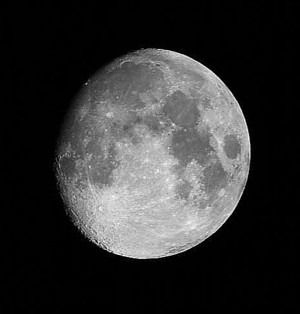
//> input picture HW3/moon.jpg, 300 x 314 px, given in place of moon.png, which was not available
$ ./assignment4_21800147   (built with g++ and OpenCV 4)
//> lines starting //> are read from the running program, lines starting //| are printed output that depends on the picture; after the words box and inside, x2 and y2 are one past the last pixel; in counts of white or black regions, pixels touching at a corner belong together; pictures that were not available may be replaced by others from this repository, and a replacement may not be noted
#include "cv.hpp"
#include <iostream>

using namespace cv;
using namespace std;

Mat drawHistogram(Mat src){
    Mat hist, histImage;

    int hist_w, hist_h, bin_w, histSize;
    float range[] = {0, 256};
    const float* histRange = { range };

    hist_w = 512;
    hist_h = 512;
    histSize = 16;
    bin_w = cvRound((double)hist_w / histSize);

    histImage = Mat(hist_h, hist_w, CV_8U, Scalar(255, 255, 255));

    calcHist(&src, 1, 0, Mat(), hist, 1, &histSize, &histRange);

    normalize(hist, hist, 0, histImage.rows, NORM_MINMAX, -1, Mat());

    for(int i = 0; i < histSize; i++){
        rectangle(histImage, Point(bin_w * i, hist_h), Point(bin_w * i+hist_w/histSize, hist_h - cvRound(hist.at<float>(i))), Scalar(0, 0, 0), -1);
    }

    return histImage;
}

Mat drawHistogram_text(Mat src){
    Mat hist;

    int hist_w, hist_h, bin_w, histSize;
    float range[] = {0, 256};
    const float* histRange = { range };

    hist_w = src.cols;
    hist_h = src.rows;
    histSize = 8;
    bin_w = cvRound((double)hist_w / histSize);

    calcHist(&src, 1, 0, Mat(), hist, 1, &histSize, &histRange);

    for(int i = 0; i < histSize; i++){
        hist.at<float>(i) = hist.at<float>(i)/(hist_w*hist_h);
        string str = "bin " + to_string(i+1) + " : " + to_string(hist.at<float>(i));
        putText(src, str, Point(5, 25 + (25*i)), FONT_HERSHEY_SIMPLEX, 0.4, Scalar(255, 255, 255), 1);
    }

    return src;
}

int main(){

    Mat image, hist_equalized_image;

    image = imread("moon.png", 0);
//> image is the input picture: 314 rows x 300 cols, CV_8UC1; min 0, max 251, mean 49.8
    if(!image.data) exit(1);

    equalizeHist(image, hist_equalized_image);
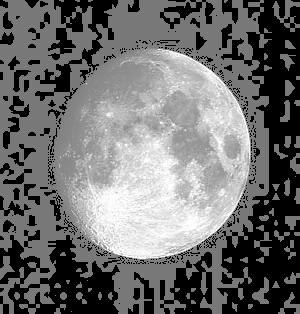
//> hist_equalized_image: 314 rows x 300 cols, CV_8UC1; min 0, max 255, mean 109.8

    Mat hist_graph, hist_equalized_graph;
    hist_graph = drawHistogram(image);
//> in drawHistogram, `calcHist(&src, 1, 0, Mat(), hist, 1, &histSize, &histRange);`: hist = [61895, 506, 470, 674, 1051, 1486, 3401, 4143, 3466, 3225, 4325, 5134, 3280, 945, 176, 23]
//> in drawHistogram, `normalize(hist, hist, 0, histImage.rows, NORM_MINMAX, -1, Mat());`: hist = [512, 4, 3.7, 5.39, 8.51, 12.11, 27.95, 34.09, 28.49, 26.5, 35.6, 42.29, 26.95, 7.63, 1.27, 0]
//> after the loop in drawHistogram, `for(int i = 0; i < histSize; i++)`:
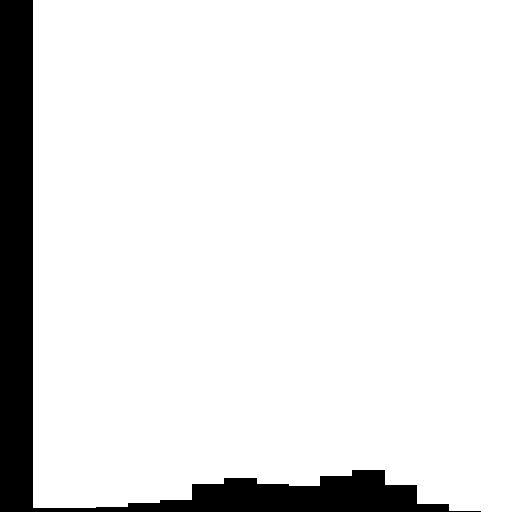
//> histImage: 512 rows x 512 cols, CV_8UC1; 90.3% white; 1 black region, box (x1, y1, x2, y2) and area: (0, 0, 481, 512) 25390
    hist_equalized_graph = drawHistogram(hist_equalized_image);
//> in drawHistogram (call 2), `calcHist(&src, 1, 0, Mat(), hist, 1, &histSize, &histRange);`: hist = [27889, 0, 0, 0, 0, 0, 0, 33028, 4245, 4014, 4245, 4210, 4134, 4203, 4066, 4166]
//> in drawHistogram (call 2), `normalize(hist, hist, 0, histImage.rows, NORM_MINMAX, -1, Mat());`: hist = [432.3, 0, 0, 0, 0, 0, 0, 512, 65.81, 62.23, 65.81, 65.26, 64.09, 65.15, 63.03, 64.58]
//> after the loop in drawHistogram (call 2), `for(int i = 0; i < histSize; i++)`:
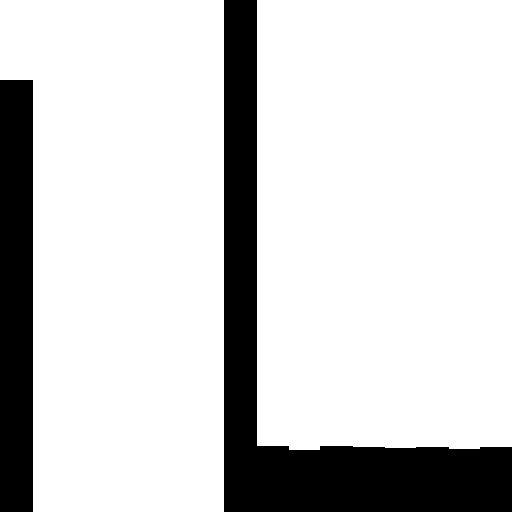
//> histImage: 512 rows x 512 cols, CV_8UC1; 81.8% white; 2 black regions, box (x1, y1, x2, y2) and area: (224, 0, 512, 512) 33350, (0, 80, 33, 512) 14256
    imshow("h1", hist_graph);
    imshow("h2", hist_equalized_graph);


    imshow("before", drawHistogram_text(image));
//> in drawHistogram_text, `calcHist(&src, 1, 0, Mat(), hist, 1, &histSize, &histRange);`: hist = [62401, 1144, 2537, 7544, 6691, 9459, 4225, 199]
//> the loop in drawHistogram_text, `for(int i = 0; i < histSize; i++)` made 8 passes
//> str on passes 1 to 8: "bin 1 : 0.662431", "bin 2 : 0.012144", "bin 3 : 0.026932", "bin 4 : 0.080085", "bin 5 : 0.071030", "bin 6 : 0.100414", "bin 7 : 0.044851", "bin 8 : 0.002113"
//> after the loop in drawHistogram_text, `for(int i = 0; i < histSize; i++)`:
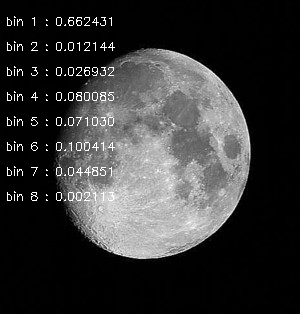
//> src: 314 rows x 300 cols, CV_8UC1; min 0, max 255, mean 53.8

    imshow("after", drawHistogram_text(hist_equalized_image));
//> in drawHistogram_text (call 2), `calcHist(&src, 1, 0, Mat(), hist, 1, &histSize, &histRange);`: hist = [27889, 0, 0, 33028, 8259, 8455, 8337, 8232]
//> the loop in drawHistogram_text (call 2), `for(int i = 0; i < histSize; i++)` made 8 passes
//> str on passes 1 to 8: "bin 1 : 0.296062", "bin 2 : 0.000000", "bin 3 : 0.000000", "bin 4 : 0.350616", "bin 5 : 0.087675", "bin 6 : 0.089756", "bin 7 : 0.088503", "bin 8 : 0.087389"
//> pass 1, in drawHistogram_text (call 2), `putText(src, str, Point(5, 25 + (25*i)), FONT_HERSHEY_SIMPLEX, 0.4, Sc..`:
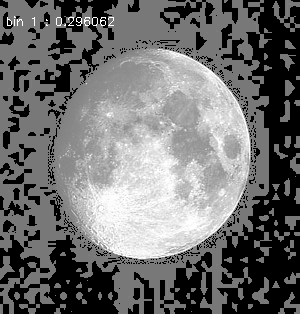
//> src: 314 rows x 300 cols, CV_8UC1; 0.24% of pixels changed, all inside (x1, y1, x2, y2) = (7, 16, 114, 26)
//> pass 3, in drawHistogram_text (call 2), `putText(src, str, Point(5, 25 + (25*i)), FONT_HERSHEY_SIMPLEX, 0.4, Sc..`:
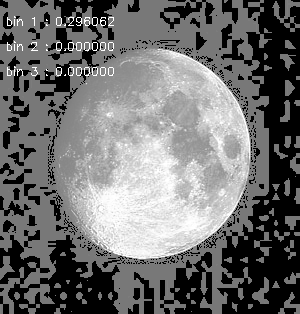
//> src: 314 rows x 300 cols, CV_8UC1; min 0, max 255, mean 111.1
//> after the loop in drawHistogram_text (call 2), `for(int i = 0; i < histSize; i++)`:
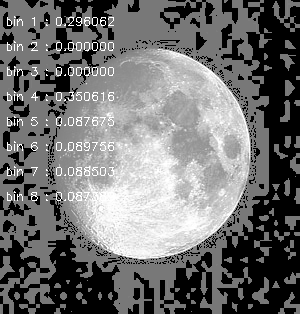
//> src: 314 rows x 300 cols, CV_8UC1; 1.24% of pixels changed, all inside (x1, y1, x2, y2) = (7, 91, 114, 201)

    waitKey(0);
    return 0;
}

$ run again, with HW3/saltnpepper.png saved as HW3/moon.jpg
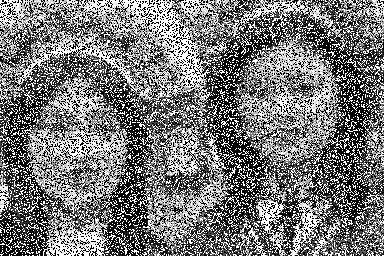
//> input picture HW3/saltnpepper.png, 384 x 256 px, given in place of moon.png, which was not available
//> image is the input picture: 256 rows x 384 cols, CV_8UC1; min 0, max 255, mean 120.1
//> in drawHistogram, `calcHist(&src, 1, 0, Mat(), hist, 1, &histSize, &histRange);`: hist = [31952, 3759, 3545, 3658, 3410, 2433, 1995, 2054, 2162, 2457, 2728, 2422, 2415, 2020, 1518, 29776]
//> in drawHistogram, `normalize(hist, hist, 0, histImage.rows, NORM_MINMAX, -1, Mat());`: hist = [512, 37.7, 34.1, 36, 31.83, 15.39, 8.02, 9.02, 10.83, 15.8, 20.36, 15.21, 15.09, 8.45, 0, 475.4]
//> after the loop in drawHistogram, `for(int i = 0; i < histSize; i++)`:
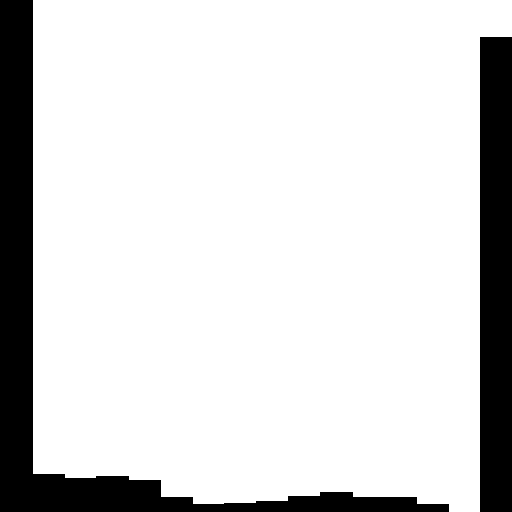
//> histImage: 512 rows x 512 cols, CV_8UC1; 84.6% white; 2 black regions, box (x1, y1, x2, y2) and area: (0, 0, 449, 512) 25134, (480, 37, 512, 512) 15200
//> in drawHistogram_text, `calcHist(&src, 1, 0, Mat(), hist, 1, &histSize, &histRange);`: hist = [35711, 7203, 5843, 4049, 4619, 5150, 4435, 31294]
//> the loop in drawHistogram_text, `for(int i = 0; i < histSize; i++)` made 8 passes
//> str on passes 1 to 8: "bin 1 : 0.363271", "bin 2 : 0.073273", "bin 3 : 0.059438", "bin 4 : 0.041189", "bin 5 : 0.046987", "bin 6 : 0.052389", "bin 7 : 0.045115", "bin 8 : 0.318339"
//> in drawHistogram_text (call 2), `calcHist(&src, 1, 0, Mat(), hist, 1, &histSize, &histRange);`: hist = [26577, 10195, 10296, 10357, 10188, 8897, 4918, 16876]
//> the loop in drawHistogram_text (call 2), `for(int i = 0; i < histSize; i++)` made 8 passes
//> str on passes 1 to 8: "bin 1 : 0.270355", "bin 2 : 0.103709", "bin 3 : 0.104736", "bin 4 : 0.105357", "bin 5 : 0.103638", "bin 6 : 0.090505", "bin 7 : 0.050028", "bin 8 : 0.171672"
//> after the loop in drawHistogram_text (call 2), `for(int i = 0; i < histSize; i++)`:
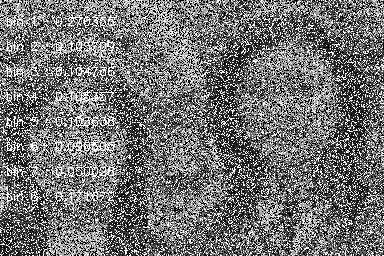
//> src: 256 rows x 384 cols, CV_8UC1; min 0, max 255, mean 114.2
